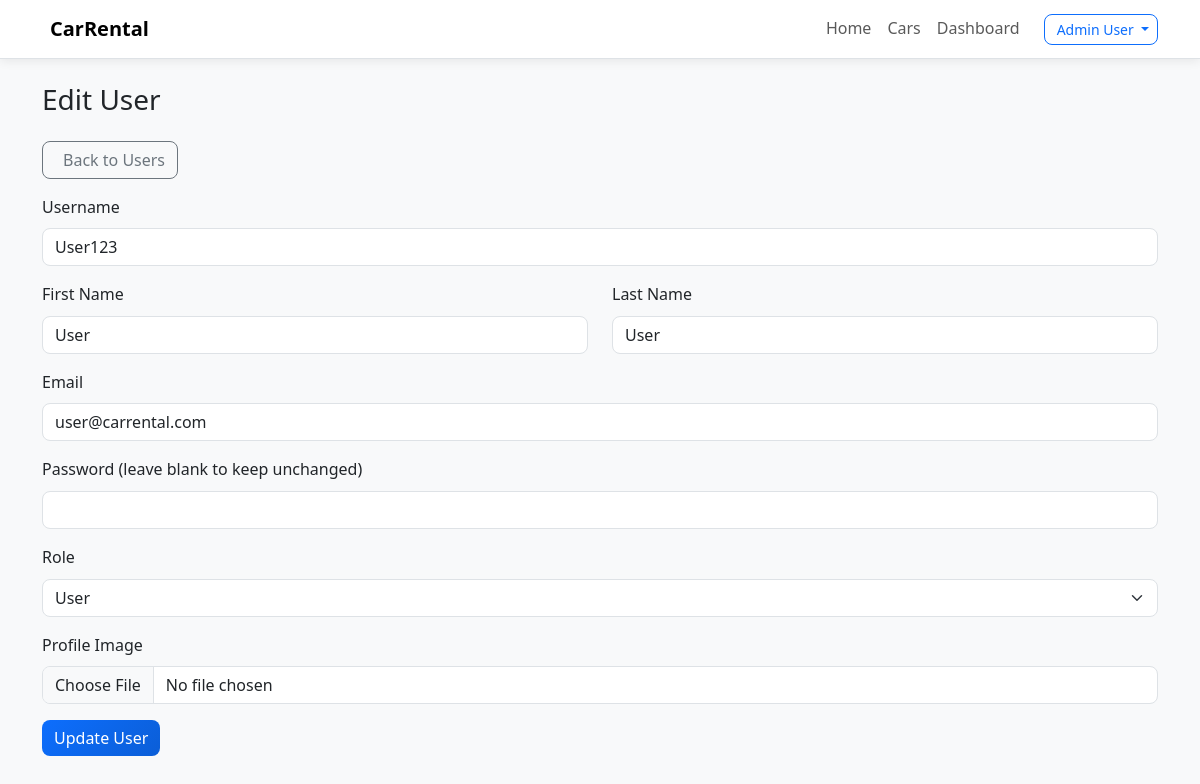
Page /admin/edit-user.php?id=3 (signed in) on the committed database.
### tables this page shows
CREATE TABLE `users` (
  `id` int(11) NOT NULL,
  `username` varchar(50) NOT NULL,
  `email` varchar(100) NOT NULL,
  `password_hash` varchar(255) NOT NULL,
  `first_name` varchar(50) NOT NULL,
  `last_name` varchar(50) NOT NULL,
  `profile_image` varchar(255) DEFAULT NULL,
  `phone` varchar(20) DEFAULT NULL,
  `address` text DEFAULT NULL,
  `role` enum('user','admin') DEFAULT 'user',
  `status` enum('active','inactive','suspended') DEFAULT 'active',
  `created_at` timestamp NOT NULL DEFAULT current_timestamp(),
  `updated_at` timestamp NOT NULL DEFAULT current_timestamp() ON UPDATE current_timestamp(),
  `license_number` varchar(50) DEFAULT NULL,
  `license_image` varchar(255) DEFAULT NULL
);

### public/url.php (called while the page is built, shortened)
<?php
if (!function_exists('base_url')) {
    function base_url(string $path = ''): string {
        $https = (!empty($_SERVER['HTTPS']) && $_SERVER['HTTPS'] !== 'off')
                 || (isset($_SERVER['SERVER_PORT']) && (int)$_SERVER['SERVER_PORT'] === 443);
        $scheme = $https ? 'https' : 'http';
        $host = $_SERVER['HTTP_HOST'] ?? $_SERVER['SERVER_NAME'] ?? 'localhost';
        $base = $scheme . '://' . $host . '/Car-rental-php/public/';
        $path = ltrim($path, '/');
        return $base . $path;
    }
}
function asset_url(string $path = ''): string {
    return base_url('assets/' . ltrim($path, '/'));
}
?>

### config/database.php (called while the page is built, shortened)
<?php
try {
    $dsn = "mysql:host=" . DB_HOST . ";dbname=" . DB_NAME . ";charset=" . DB_CHARSET;
    $pdo = new PDO($dsn, DB_USER, DB_PASS, [
        PDO::ATTR_ERRMODE => PDO::ERRMODE_EXCEPTION,
        PDO::ATTR_DEFAULT_FETCH_MODE => PDO::FETCH_ASSOC,
        PDO::ATTR_EMULATE_PREPARES => false,
    ]);
} catch (PDOException $e) {
    die("Database connection failed: " . $e->getMessage());
}
function db_query($sql, $params = []) {
    global $pdo;
    try {
        $stmt = $pdo->prepare($sql);
        $stmt->execute($params);
        return $stmt;
    } catch (PDOException $e) {
        error_log("Database query error: " . $e->getMessage());
        return false;
    }
}
function db_fetch($sql, $params = []) {
    $stmt = db_query($sql, $params);
    return $stmt ? $stmt->fetch() : false;
}
?>

### public/admin/edit-user.php (the view, shortened to what this page needs)
<?php
require_once __DIR__ . '/../url.php';
$page_title = 'Edit User';
$user_id = intval($_GET['id']);
$user = db_fetch("SELECT * FROM users WHERE id=?", [$user_id]);
?>
<!DOCTYPE html>
<html lang="en">
<head>
    <link href="https://cdn.jsdelivr.net/npm/bootstrap@5.3.2/dist/css/bootstrap.min.css" rel="stylesheet">
    <link rel="stylesheet" href="<?= asset_url('css/styles.css') ?>">
</head>
<body>
<?php include __DIR__ . '/../navbar.php'; ?>
<main class="py-4">
    <div class="container">
        <h1 class="h3 mb-4"><?= $page_title ?></h1>
        <a href="<?= base_url('admin/manage-users.php') ?>" class="btn btn-outline-secondary mb-3">
            <i class="bi bi-arrow-left me-2"></i>Back to Users
        </a>
        <form method="POST" enctype="multipart/form-data">
            <div class="mb-3">
                <label class="form-label">Username</label>
                <input type="text" name="username" class="form-control"
                       value="<?= htmlspecialchars($user['username']) ?>" required>
            </div>
            <div class="row">
                <div class="col mb-3">
                    <label class="form-label">First Name</label>
                    <input type="text" name="first_name" class="form-control"
                           value="<?= htmlspecialchars($user['first_name']) ?>" required>
                </div>
                <div class="col mb-3">
                    <label class="form-label">Last Name</label>
                    <input type="text" name="last_name" class="form-control"
                           value="<?= htmlspecialchars($user['last_name']) ?>" required>
                </div>
            </div>
            <div class="mb-3">
                <label class="form-label">Email</label>
                <input type="email" name="email" class="form-control"
                       value="<?= htmlspecialchars($user['email']) ?>" required>
            </div>
            <div class="mb-3">
                <label class="form-label">Password (leave blank to keep unchanged)</label>
                <input type="password" name="password" class="form-control">
            </div>
            <div class="mb-3">
                <label class="form-label">Role</label>
                <select name="role" class="form-select" required>
                    <option value="user"  <?= $user['role']=='user'?'selected':'' ?>>User</option>
                </select>
            </div>
            <div class="mb-3">
                <label class="form-label">Profile Image</label>
                <input type="file" name="image" class="form-control">
            </div>
            <button class="btn btn-primary">Update User</button>
        </form>
    </div>
</main>
</body>
</html>

### public/assets/css/styles.css (style rules this page uses)
:root { --primary-color: #0d6efd; --secondary-color: #6c757d; --success-color: #198754; --warning-color: #ffc107; --danger-color: #dc3545; --light-color: #f8f9fa; --muted-color: #adb5bd; --dark-color: #212529; --card-bg: #ffffff; --transition: all 0.3s ease; --radius-sm: 8px; --radius-md: 12px; --radius-lg: 16px; }
* { box-sizing: border-box; }
html, body { height: 100%; }
body { font-family: 'Segoe UI', Tahoma, Geneva, Verdana, sans-serif; line-height: 1.6; background-color: var(--light-color); color: var(--dark-color); -webkit-font-smoothing: antialiased; -moz-osx-font-smoothing: grayscale; transition: var(--transition); -webkit-tap-highlight-color: transparent; }
a { color: var(--primary-color); text-decoration: none; }
.btn { border-radius: 8px; font-weight: 500; transition: var(--transition); }
.btn-primary { background: linear-gradient(135deg, #0d6efd 0%, #0b5ed7 100%); border: none; color: #fff; }
.form-control, .form-select { border-radius: var(--radius-sm); border: 1px solid #dee2e6; transition: var(--transition); }

### rows in the picture
users: username "User123", first_name "User", last_name "User", email "user@carrental.com", role "User"

### other values in the picture
$_SESSION['user_name'] "Admin User"
$page_title "Edit User"
